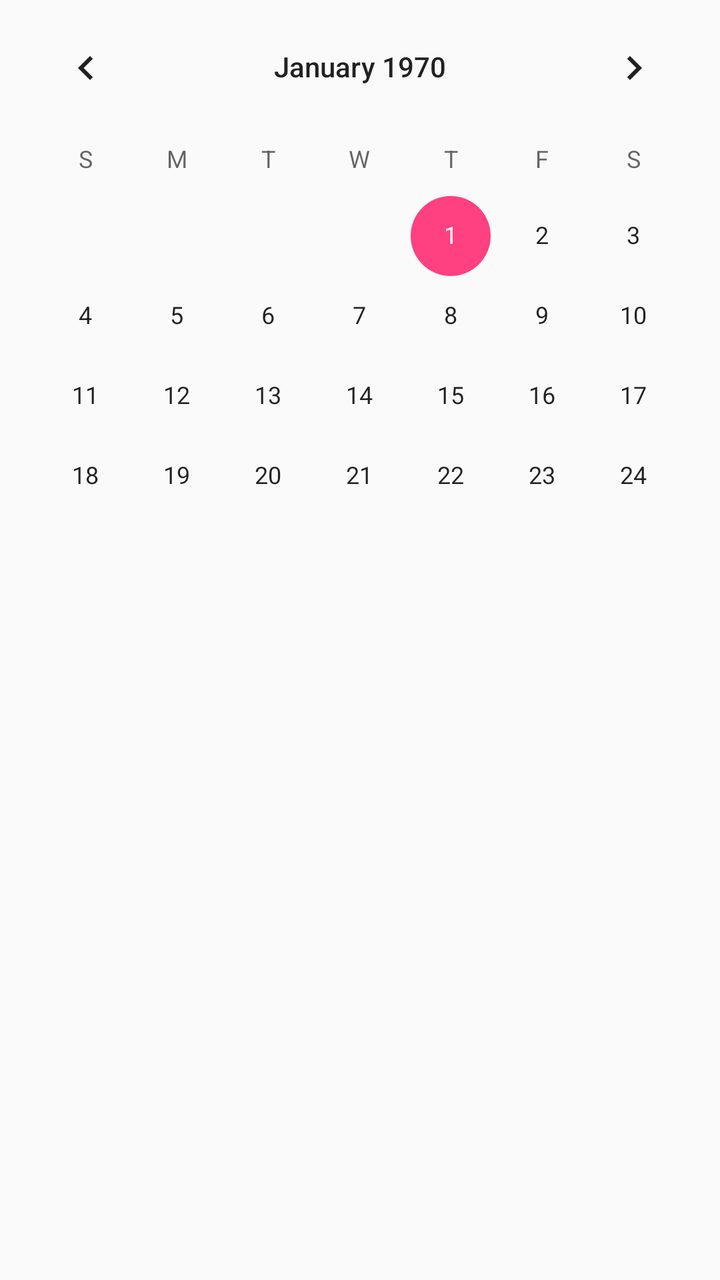
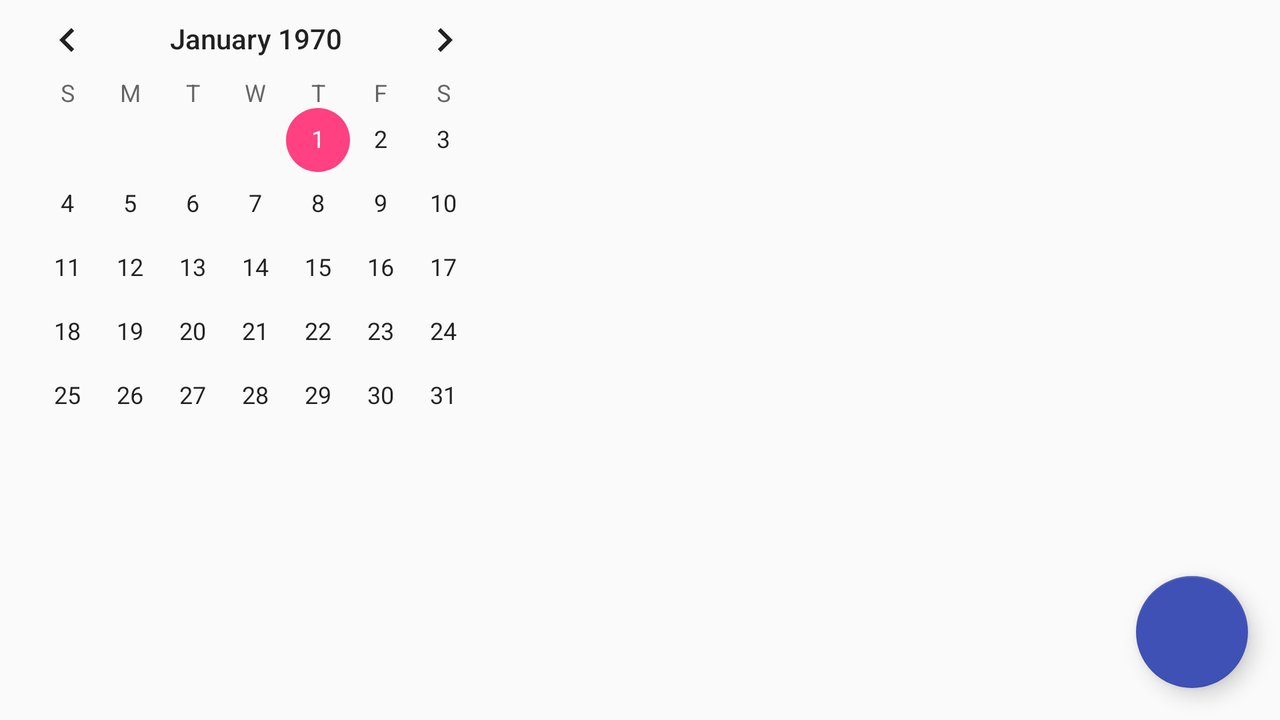

Two renders of one Android screen. The first uses the default layout on a phone; the second uses the alternative layout the repository ships for a different screen configuration, on a matching device. The two XML files are below.
<!-- AndroidManifest.xml: application theme AppTheme -->
<!-- res/layout/calendar_fragment.xml -->
<?xml version="1.0" encoding="utf-8"?>
<LinearLayout xmlns:android="http://schemas.android.com/apk/res/android"
    android:layout_width="match_parent"
    android:layout_height="match_parent"
    android:orientation="vertical">

    <CalendarView
        android:id="@+id/calendar_view"
        android:layout_width="match_parent"
        android:layout_height="0dp"
        android:layout_weight="2"></CalendarView>

    <ListView
        android:id="@+id/calendar_plan"
        android:layout_width="match_parent"
        android:layout_height="0dp"
        android:layout_weight="3"
        android:divider="#ffaaaaaa"
        android:dividerHeight="1dp"
        android:minHeight="?android:attr/listPreferredItemHeight"></ListView>
</LinearLayout>
<!-- resources referenced by this layout -->
<resources>
  <style name="AppTheme" parent="Theme.AppCompat.Light.DarkActionBar">
          
          <item name="colorPrimary">@color/colorPrimary</item>
          <item name="colorPrimaryDark">@color/colorPrimaryDark</item>
          <item name="colorAccent">@color/colorAccent</item>
          <item name="android:windowTranslucentStatus" tools:ignore="NewApi">false</item>
          <item name="android:statusBarColor" tools:ignore="NewApi">@android:color/transparent</item>
          <item name="android:navigationBarColor" tools:ignore="NewApi">@android:color/transparent</item>
      </style>
  <color name="colorPrimary">#3F51B5</color>
  <color name="colorPrimaryDark">#303F9F</color>
  <color name="colorAccent">#FF4081</color>
</resources>
<!-- res/layout-land/calendar_fragment.xml (the repository's variant of the layout above) -->
<!-- drawn on the phone turned sideways -->
<?xml version="1.0" encoding="utf-8"?>
<FrameLayout xmlns:android="http://schemas.android.com/apk/res/android"
    xmlns:app="http://schemas.android.com/apk/res-auto"
    android:layout_width="match_parent"
    android:layout_height="match_parent">

    <LinearLayout
        android:layout_width="match_parent"
        android:layout_height="match_parent"
        android:orientation="horizontal">

        <CalendarView
            android:id="@+id/calendar_view"
            android:layout_width="0dp"
            android:layout_height="match_parent"
            android:layout_weight="2"></CalendarView>

        <ListView
            android:id="@+id/calendar_plan"
            android:layout_width="0dp"
            android:layout_height="match_parent"
            android:layout_weight="3"
            android:divider="#ffaaaaaa"
            android:dividerHeight="1dp"
            android:minHeight="?android:attr/listPreferredItemHeight"></ListView>

    </LinearLayout>

    <android.support.design.widget.FloatingActionButton
        android:id="@+id/add_schedule"
        android:layout_width="wrap_content"
        android:layout_height="wrap_content"
        android:layout_gravity="bottom|end"
        android:layout_margin="@dimen/floating_action_button_margin"
        app:backgroundTint="@color/colorPrimary"
        android:elevation="@dimen/floating_action_button_elevation"
        android:src="@drawable/ic_plus_white_48dp"
        app:pressedTranslationZ="@dimen/floating_action_button_press_z" />
</FrameLayout>
<!-- resources referenced by the variant -->
<!-- as the phone turned sideways resolves them -->
<resources>
  <color name="colorPrimary">#3F51B5</color>
  <dimen name="floating_action_button_elevation">6dp</dimen>
  <dimen name="floating_action_button_margin">16dp</dimen>
  <dimen name="floating_action_button_press_z">12dp</dimen>
  <style name="AppTheme" parent="Theme.AppCompat.Light.DarkActionBar">
          
          <item name="colorPrimary">@color/colorPrimary</item>
          <item name="colorPrimaryDark">@color/colorPrimaryDark</item>
          <item name="colorAccent">@color/colorAccent</item>
          <item name="android:windowTranslucentStatus" tools:ignore="NewApi">false</item>
          <item name="android:statusBarColor" tools:ignore="NewApi">@android:color/transparent</item>
          <item name="android:navigationBarColor" tools:ignore="NewApi">@android:color/transparent</item>
      </style>
  <color name="colorPrimaryDark">#303F9F</color>
  <color name="colorAccent">#FF4081</color>
</resources>
